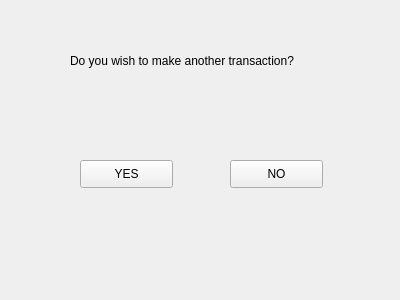
<?xml version="1.0" encoding="UTF-8"?>
<ui version="4.0">
 <class>Atm_NewTransaction</class>
 <widget class="QWidget" name="Atm_NewTransaction">
  <property name="geometry">
   <rect>
    <x>0</x>
    <y>0</y>
    <width>400</width>
    <height>300</height>
   </rect>
  </property>
  <property name="windowTitle">
   <string>NEW TRANSACTION</string>
  </property>
  <widget class="QLabel" name="label">
   <property name="geometry">
    <rect>
     <x>70</x>
     <y>50</y>
     <width>281</width>
     <height>21</height>
    </rect>
   </property>
   <property name="text">
    <string>Do you wish to make another transaction?</string>
   </property>
  </widget>
  <widget class="QPushButton" name="pushButton">
   <property name="geometry">
    <rect>
     <x>80</x>
     <y>160</y>
     <width>93</width>
     <height>28</height>
    </rect>
   </property>
   <property name="text">
    <string>YES</string>
   </property>
  </widget>
  <widget class="QPushButton" name="pushButton_2">
   <property name="geometry">
    <rect>
     <x>230</x>
     <y>160</y>
     <width>93</width>
     <height>28</height>
    </rect>
   </property>
   <property name="text">
    <string>NO</string>
   </property>
  </widget>
 </widget>
 <resources/>
 <connections/>
</ui>
